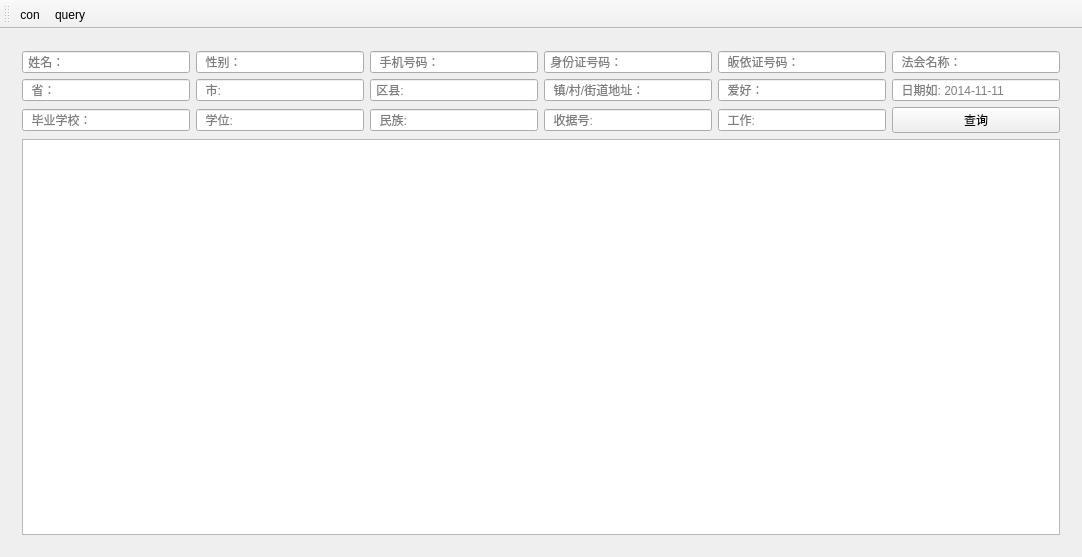
<?xml version="1.0" encoding="UTF-8"?>
<ui version="4.0">
 <class>MainWindow</class>
 <widget class="QMainWindow" name="MainWindow">
  <property name="geometry">
   <rect>
    <x>0</x>
    <y>0</y>
    <width>1082</width>
    <height>557</height>
   </rect>
  </property>
  <property name="windowTitle">
   <string>皈依信息查询工具</string>
  </property>
  <property name="unifiedTitleAndToolBarOnMac">
   <bool>true</bool>
  </property>
  <widget class="QWidget" name="centralWidget">
   <layout class="QHBoxLayout" name="horizontalLayout">
    <item>
     <widget class="QStackedWidget" name="stackedWidget">
      <property name="currentIndex">
       <number>0</number>
      </property>
      <widget class="QWidget" name="page">
       <layout class="QVBoxLayout" name="verticalLayout">
        <item>
         <layout class="QGridLayout" name="gridLayout">
          <item row="0" column="2">
           <widget class="QLineEdit" name="lineEdit_phone_num">
            <property name="placeholderText">
             <string>  手机号码：</string>
            </property>
           </widget>
          </item>
          <item row="0" column="5">
           <widget class="QLineEdit" name="lineEditLike_fahui_name">
            <property name="placeholderText">
             <string>  法会名称：</string>
            </property>
           </widget>
          </item>
          <item row="1" column="0">
           <widget class="QLineEdit" name="lineEditLike_province">
            <property name="placeholderText">
             <string>  省：</string>
            </property>
           </widget>
          </item>
          <item row="0" column="3">
           <widget class="QLineEdit" name="lineEdit_personnel_id">
            <property name="placeholderText">
             <string> 身份证号码：</string>
            </property>
           </widget>
          </item>
          <item row="0" column="4">
           <widget class="QLineEdit" name="lineEdit_code">
            <property name="placeholderText">
             <string>  皈依证号码：</string>
            </property>
           </widget>
          </item>
          <item row="0" column="0">
           <widget class="QLineEdit" name="lineEdit_name">
            <property name="placeholderText">
             <string> 姓名：</string>
            </property>
           </widget>
          </item>
          <item row="0" column="1">
           <widget class="QLineEdit" name="lineEdit_gender">
            <property name="placeholderText">
             <string>  性别：</string>
            </property>
           </widget>
          </item>
          <item row="1" column="1">
           <widget class="QLineEdit" name="lineEditLike_city">
            <property name="placeholderText">
             <string>  市:</string>
            </property>
           </widget>
          </item>
          <item row="1" column="2">
           <widget class="QLineEdit" name="lineEdit_district">
            <property name="placeholderText">
             <string> 区县:</string>
            </property>
           </widget>
          </item>
          <item row="1" column="3">
           <widget class="QLineEdit" name="lineEditLike_address">
            <property name="placeholderText">
             <string>  镇/村/街道地址：</string>
            </property>
           </widget>
          </item>
          <item row="1" column="4">
           <widget class="QLineEdit" name="lineEditLike_hobby">
            <property name="placeholderText">
             <string>  爱好：</string>
            </property>
           </widget>
          </item>
          <item row="2" column="5">
           <widget class="QPushButton" name="pushButton">
            <property name="text">
             <string>查询</string>
            </property>
           </widget>
          </item>
          <item row="1" column="5">
           <widget class="QLineEdit" name="lineEditLike_mod_time">
            <property name="placeholderText">
             <string>  日期如: 2014-11-11</string>
            </property>
           </widget>
          </item>
          <item row="2" column="0">
           <widget class="QLineEdit" name="lineEditLike_graduate_school">
            <property name="placeholderText">
             <string>  毕业学校：</string>
            </property>
           </widget>
          </item>
          <item row="2" column="1">
           <widget class="QLineEdit" name="lineEditLike_degree">
            <property name="placeholderText">
             <string>  学位:</string>
            </property>
           </widget>
          </item>
          <item row="2" column="2">
           <widget class="QLineEdit" name="lineEditLike_race">
            <property name="placeholderText">
             <string>  民族:</string>
            </property>
           </widget>
          </item>
          <item row="2" column="3">
           <widget class="QLineEdit" name="lineEdit_receipt">
            <property name="placeholderText">
             <string>  收据号:</string>
            </property>
           </widget>
          </item>
          <item row="2" column="4">
           <widget class="QLineEdit" name="lineEditLike_job">
            <property name="placeholderText">
             <string>  工作:</string>
            </property>
           </widget>
          </item>
         </layout>
        </item>
        <item>
         <widget class="QTableView" name="tableView">
          <property name="enabled">
           <bool>true</bool>
          </property>
          <property name="contextMenuPolicy">
           <enum>Qt::CustomContextMenu</enum>
          </property>
          <property name="editTriggers">
           <set>QAbstractItemView::NoEditTriggers</set>
          </property>
          <property name="alternatingRowColors">
           <bool>true</bool>
          </property>
          <property name="selectionMode">
           <enum>QAbstractItemView::SingleSelection</enum>
          </property>
          <property name="selectionBehavior">
           <enum>QAbstractItemView::SelectRows</enum>
          </property>
         </widget>
        </item>
       </layout>
      </widget>
      <widget class="QWidget" name="page_2"/>
     </widget>
    </item>
   </layout>
  </widget>
  <widget class="QToolBar" name="mainToolBar">
   <attribute name="toolBarArea">
    <enum>TopToolBarArea</enum>
   </attribute>
   <attribute name="toolBarBreak">
    <bool>false</bool>
   </attribute>
   <addaction name="actionCon"/>
   <addaction name="actionQuery"/>
  </widget>
  <action name="actionCon">
   <property name="icon">
    <iconset resource="files.qrc">
     <normaloff>:/files/connect.png</normaloff>:/files/connect.png</iconset>
   </property>
   <property name="text">
    <string>con</string>
   </property>
  </action>
  <action name="actionQuery">
   <property name="icon">
    <iconset resource="files.qrc">
     <normaloff>:/files/search.png</normaloff>:/files/search.png</iconset>
   </property>
   <property name="text">
    <string>query</string>
   </property>
  </action>
 </widget>
 <layoutdefault spacing="6" margin="11"/>
 <resources>
  <include location="files.qrc"/>
 </resources>
 <connections/>
</ui>
